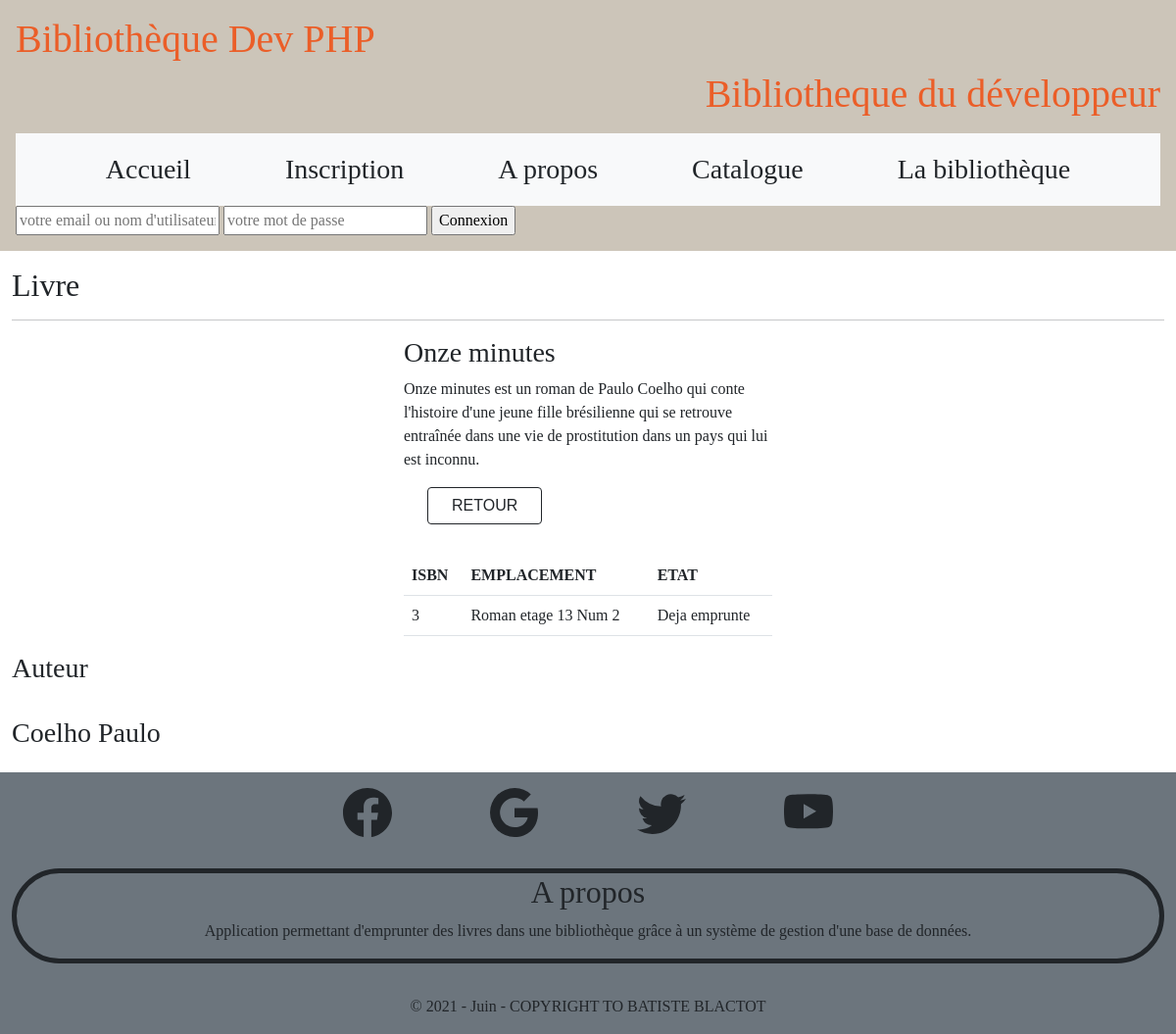
Screenshot of /consultation.php?ISBN=3 with the database file from the repository.
### tables this page shows
CREATE TABLE IF NOT EXISTS `livre` (
  `ISBN` int(99) NOT NULL AUTO_INCREMENT,
  `titre_livre` varchar(70) DEFAULT NULL,
  `type_livre` varchar(20) DEFAULT NULL,
  `editeur` varchar(40) DEFAULT NULL,
  `etat` tinyint(1) NOT NULL DEFAULT '1',
  `img_livre` text,
  `Emplacement` text,
  `Paragraphe` text,
  PRIMARY KEY (`ISBN`),
  KEY `ISBN` (`ISBN`)
);

CREATE TABLE IF NOT EXISTS `ecrire` (
  `id_auteur` int(99) NOT NULL,
  `ISBN` int(99) NOT NULL,
  KEY `id_auteur` (`id_auteur`,`ISBN`),
  KEY `ISBN` (`ISBN`),
  KEY `id_auteur_2` (`id_auteur`)
);

CREATE TABLE IF NOT EXISTS `auteur` (
  `id_auteur` int(99) NOT NULL AUTO_INCREMENT,
  `nom_auteur` varchar(17) DEFAULT NULL,
  `prenom_auteur` varchar(17) DEFAULT NULL,
  `img_auteur` text,
  PRIMARY KEY (`id_auteur`)
);

### model/Livre.php (called while the page is built, shortened)
<?php
require_once('Connexion.php');
class Livre extends Connexion
{
    public function afficher_infolivre($isbn)
    {
        $livre = array();
        $sql = "SELECT * FROM livre WHERE ISBN='$isbn'";
        $connex = new Connexion();
        $req = $connex->getPDO()->query($sql);
        $livre[] = $req->fetch();
        return $livre;
    }
    public function afficher_info_auteur($isbn)
    {
        $auteur = array();
        $sql = "SELECT * FROM ecrire e JOIN auteur a
		ON e.id_auteur=a.id_auteur
		WHERE e.ISBN='$isbn'";
        $connex = new Connexion();
        $req = $connex->getPDO()->query($sql);
        while ($data = $req->fetch()) {
            $auteur[] = $data;
        }
        return $auteur;
    }
}

### model/Connexion.php (called while the page is built, shortened)
<?php
class Connexion
{
    private $_host = "localhost";
    private $_user = "root";
    private $_pwd = "";
    private $_dbname = "biblio";
    public function getPDO()
    {
        $this->_statement = new PDO("mysql:host={$this->_host};dbname=" . $this->_dbname . ";charset=utf8", $this->_user, $this->_pwd, array(PDO::ATTR_ERRMODE => PDO::ERRMODE_EXCEPTION));
        return $this->_statement;
    }
}

### consultation.php (the view, shortened to what this page needs)
<?php
include("model/Livre.php");
$livreinfo = new Livre();
$unSeulLivre = $livreinfo->afficher_infolivre($_GET['ISBN']);
foreach ($unSeulLivre as $livre) {
}
?>
<!DOCTYPE html>
<html>
<head>
    <link href="https://cdn.jsdelivr.net/npm/bootstrap@5.0.1/dist/css/bootstrap.min.css" rel="stylesheet">
    <link rel="stylesheet" href="public/CSS/main.css">
</head>
<body>
    <?php require 'view/template/header.php' ?>
    <div class="container-fluid">
        <h2 class="mt-3">Livre</h2>
        <hr>
        <div class="row">
            <div class="col-sm-6 col-md-4 img-livre">
                <div class="container">
                </div>
            </div>
            <div class="col-sm-6 col-md-4 paragraphe">
                <div>
                    <div class="caption">
                        <h3 class="nom-livre"><?php echo $livre['titre_livre']; ?></h3>
                        <p><?php echo $livre['Paragraphe']; ?></p>
                        <button class="btn btn-default border border-dark text-center ms-4 mb-3 px-4"><a href="index.php?chercher=<?php echo $livre['type_livre'] ?>" class="text-dark" style="text-decoration: none;">Retour</a></button>
                    </div>
                </div>
                <div class="panel panel-default">
                    <table class="table">
                        <tr>
                            <th>ISBN</th>
                            <th>EMPLACEMENT</th>
                            <th>ETAT</th>
                        </tr>
                        <tr>
                            <td><?php echo $livre['ISBN']; ?></td>
                            <td><?php echo $livre['Emplacement'] ?></td>
                            <td><?php if ($livre['etat'] == 1) {
                                    echo "Deja emprunte";
                                } else {
                                    echo "Disponible";
                                } ?></td>
                        </tr>
                    </table>
                </div>
            </div>
        </div>
        <div>
            <div class="row">
                <?php
                $lesauteur = $livreinfo->afficher_info_auteur($_GET['ISBN']);
                foreach ($lesauteur as $auteur) {
                ?>
                    <div class="col-sm-6 col-md-4 img-auteur">
                        <h3>Auteur</h3>
                        <div>
                            <div class="caption">
                                <h3 class="mb-4"><?php echo $auteur['nom_auteur'] . " " . $auteur['prenom_auteur']; ?></h3>
                            </div>
                        </div>
                    </div>
                <?php
                }
                ?>
            </div>
        </div>
    </div>
    <?php include('view/template/footer.php'); ?>
</body>
</html>

### public/CSS/main.css (style rules this page uses)
body { box-sizing: border-box; margin: 0; padding: 0; font-family: 'Viaoda Libre', cursive; }
button { transition: all .5s ease; color: rgb(255, 255, 255); border: 3px solid white; font-family:'Montserrat', sans-serif; text-transform: uppercase; text-align: center; line-height: 1; font-size: 17px; background-color : transparent; padding: 10px; outline: none; border-radius: 4px; }

### rows the page displays
livre: titre_livre "Onze minutes", Paragraphe "Onze minutes est un roman de Paulo Coelho qui conte l'histoire d'une jeune fille brésilienne qui se retrouve entraînée dans une vie de prostitution dans un pays qui lui est inconnu.", ISBN "3", Emplacement "Roman etage 13 Num 2"
ecrire: id_auteur.nom_auteur "Coelho", id_auteur.prenom_auteur "Paulo"
